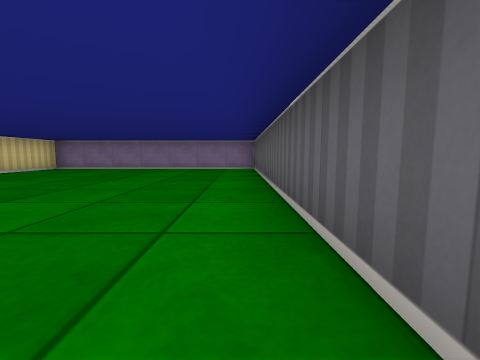
View 1 (above)

15 first-person views from a walk through a cub3D ray-caster map. The camera is about half as high as the walls, tilts 6° down and sees 90° across. The floor is counted in squares. Each view is taken from the middle of a square. On the plan, view 1 faces up. The plan holds only what a view shows up to about 9 squares ahead; the rest is blank.

View 2
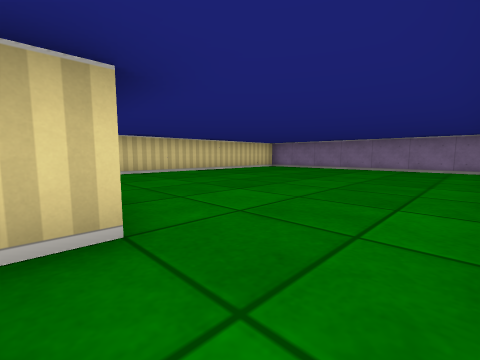

View 3
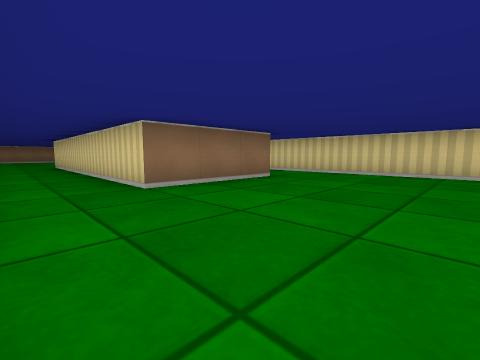

View 4
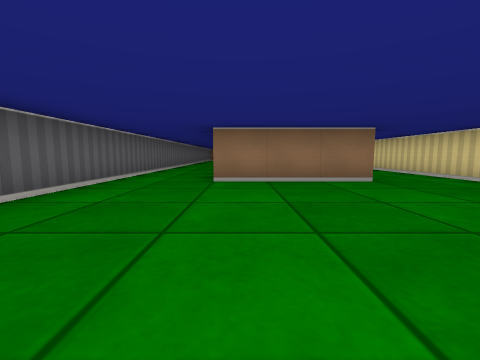

View 5
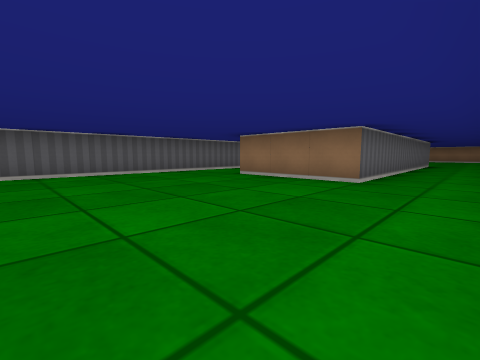

View 6
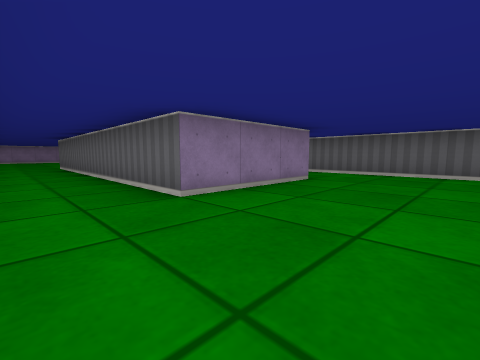

View 7
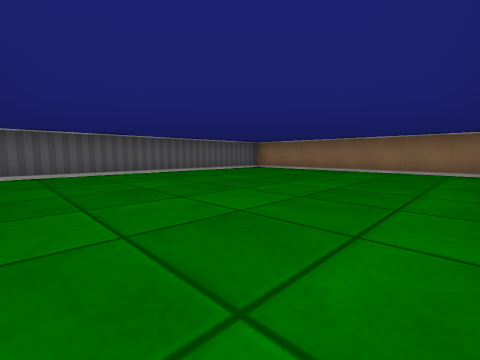

View 8
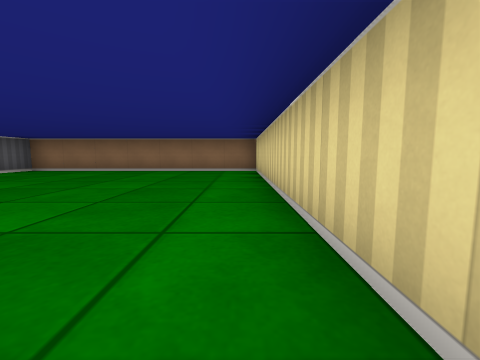

View 9
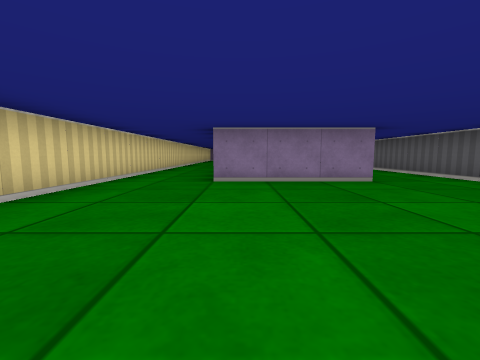

View 10
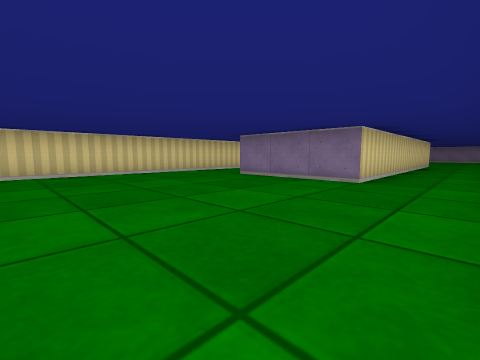

View 11
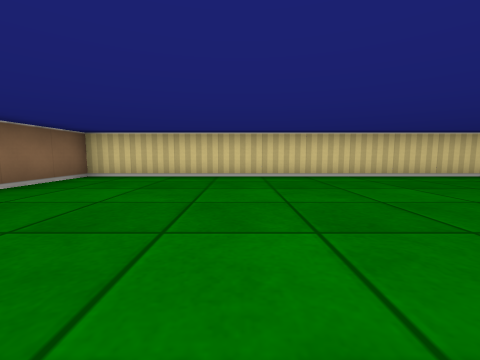

View 12
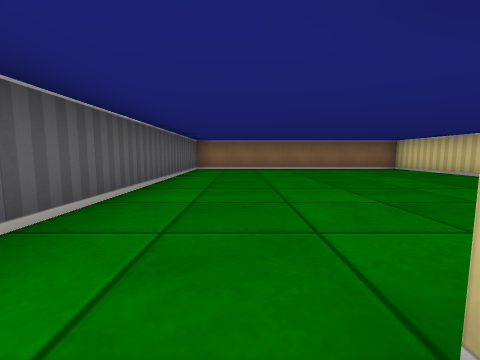

View 13
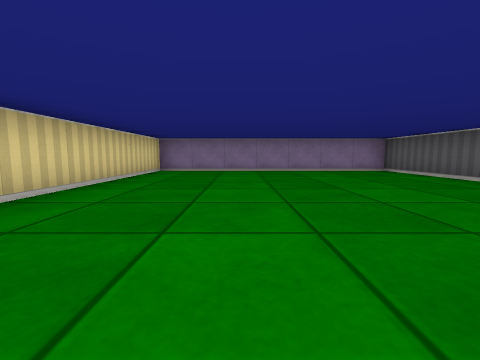

View 14
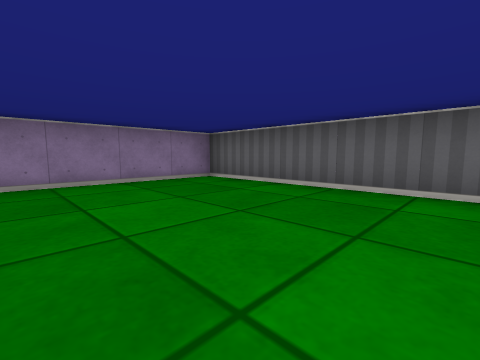

View 15
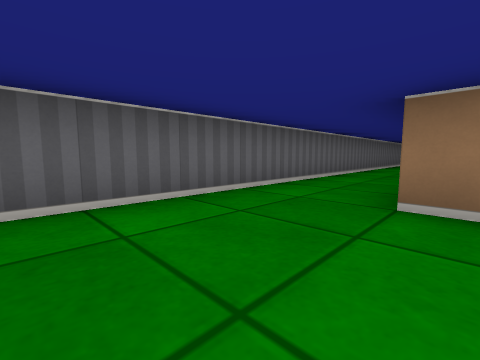

### Floor plan
Ten units are one square. View 1 is at (0, 0); x grows to the right and y downward. Boxes are objects, and circles mark ways between rooms. Rooms are numbered by the first view taken in them; rooms with no view inside come last. Other rooms are left out.
<svg viewBox="-70 -90 80 250">
<path fill="none" stroke="#000" d="M-15 -5 -15 75 -45 75 -45 -5M-65 -15 -65 155 5 155 5 -5M-45 -5 -15 -5M5 -5 5 -85 -65 -85 -65 -15"/>
<circle cx="-5" cy="0" r="3" fill="#2a7"/>
<circle cx="-55" cy="-5" r="3" fill="#2a7"/>
<text x="-30" y="80">1</text>
<text x="-30" y="-50">2</text>
</svg>
Room 1 opens to room 2.

Where each view was taken, in squares from view 1:
view 1: 0 up, 0 right, facing up
view 2: 0 up, 0 right, facing up-left
view 3: 4 up, 0 right, facing down-left
view 4: 5 up, 2 left, facing down
view 5: 5 up, 6 left, facing down-right
view 6: 10 down, 6 left, facing up-right
view 7: 8 down, 6 left, facing down-right
view 8: 8 down, 6 left, facing down
view 9: 12 down, 4 left, facing up
view 10: 12 down, 0 right, facing up-left
view 11: 12 down, 1 left, facing left
view 12: 7 down, 1 left, facing down
view 13: 1 up, 4 left, facing up
view 14: 4 up, 3 left, facing up-right
view 15: 3 up, 2 left, facing down-right
